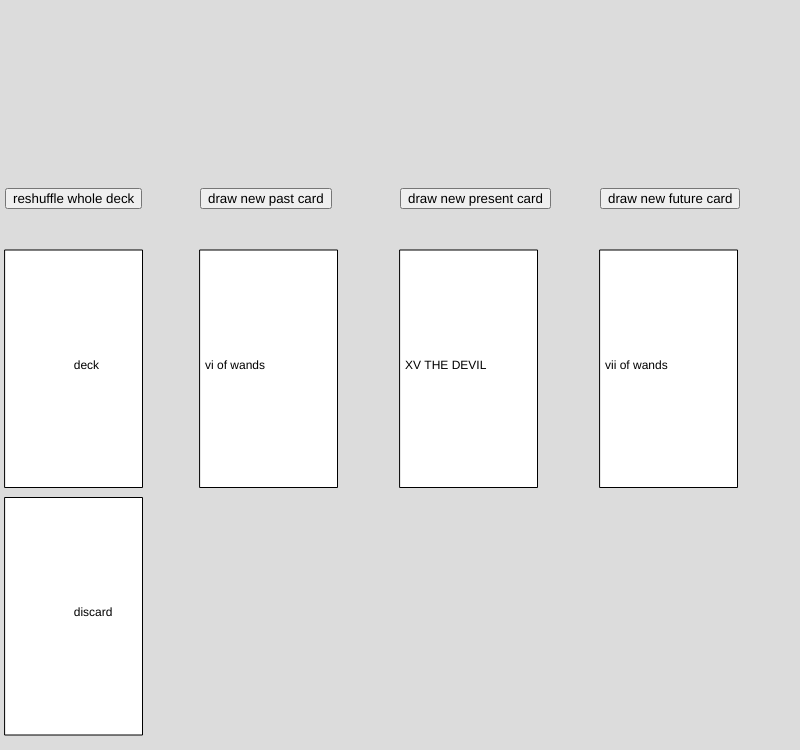
Frame 1 (no input)
Frame 60 (no input): identical to frame 1, image omitted
Frame 120 (the mouse pressed at the canvas centre since frame 60): identical to frame 1, image omitted

The p5.js sketch that drew this single still picture (run headless with seeded random() and noise() and a simulated clock; from frame 60 on, the mouse is pressed at the canvas centre):

// p5.js sketch
// ── sketch.js
// Cards have names and orientations
class Card {
  constructor(name, orientation) {
    this.name = name;
    this.orientation = orientation;
  }

  getName() {
    return `${this.name}`;
  }

  getOrientation() {
    return `${this.orientation}`;
  }

  toString() {
    return `${this.orientation} ${this.name}`;
  }
}

// Decks are just arrays of cards
class Deck {
  constructor() {
    this.cards = [];
  }

  toString() {
    cards.forEach((card) => console.log(card.toString()));
  }
}

// decks and hands
let deck = [];
let discard = [];
let cardOne = null;
let cardTwo = null;
let cardThree = null;
let hand = [cardOne, cardTwo, cardThree];

// buttons
let shuffleButton;
let pastButton;
let presentButton;
let futureButton;

// positions
let buttonY;
let cardY;
let deckX;
let pastX;
let presentX;
let futureX;
let deckPosition;
let pastPosition;
let presentPosition;
let futurePosition;

//card size
let cardWidth = 275 / 2;
let cardHeight = 475 / 2;

// flags for visuals
let pastSelect = false;
let presentSelect = false;
let futureSelect = false;

function setPositions() {
  buttonY = height / 4;
  cardY = height / 3;
  deckX = 5;
  pastX = width / 4;
  presentX = width / 2;
  futureX = (3 * width) / 4;
  deckPosition = [deckX, cardY];
  pastPosition = [pastX, cardY];
  presentPosition = [presentX, cardY];
  futurePosition = [futureX, cardY];
}

function makeDeck() {
  deck = [
    new Card("0 THE FOOL", "upright"),
    new Card("I THE MAGICIAN", "upright"),
    new Card("II THE HIGH PRIESTESS", "upright"),
    new Card("III THE EMPRESS", "upright"),
    new Card("IV THE EMPEROR", "upright"),
    new Card("V THE HIEROPHANT", "upright"),
    new Card("VI THE LOVERS", "upright"),
    new Card("VII THE CHARIOT", "upright"),
    new Card("VIII STRENGTH", "upright"),
    new Card("IX THE HERMIT", "upright"),
    new Card("X WHEEL OF FORTUNE", "upright"),
    new Card("XI JUSTICE", "upright"),
    new Card("XII THE HANGED MAN", "upright"),
    new Card("XIII DEATH", "upright"),
    new Card("XIV TEMPERANCE", "upright"),
    new Card("XV THE DEVIL", "upright"),
    new Card("XVI THE TOWER", "upright"),
    new Card("XVII THE STAR", "upright"),
    new Card("XVIII THE MOON", "upright"),
    new Card("XIX THE SUN", "upright"),
    new Card("XX JUDGEMENT", "upright"),
    new Card("XXI THE WORLD", "upright"),
    new Card("ace of cups", "upright"),
    new Card("ii of cups", "upright"),
    new Card("iii of cups", "upright"),
    new Card("iv of cups", "upright"),
    new Card("v of cups", "upright"),
    new Card("vi of cups", "upright"),
    new Card("vii of cups", "upright"),
    new Card("viii of cups", "upright"),
    new Card("ix of cups", "upright"),
    new Card("x of cups", "upright"),
    new Card("page of cups", "upright"),
    new Card("knight of cups", "upright"),
    new Card("queen of cups", "upright"),
    new Card("king of cups", "upright"),
    new Card("ace of pentacles", "upright"),
    new Card("ii of pentacles", "upright"),
    new Card("iii of pentacles", "upright"),
    new Card("iv of pentacles", "upright"),
    new Card("v of pentacles", "upright"),
    new Card("vi of pentacles", "upright"),
    new Card("vii of pentacles", "upright"),
    new Card("viii of pentacles", "upright"),
    new Card("ix of pentacles", "upright"),
    new Card("x of pentacles", "upright"),
    new Card("page of pentacles", "upright"),
    new Card("knight of pentacles", "upright"),
    new Card("queen of pentacles", "upright"),
    new Card("king of pentacles", "upright"),
    new Card("ace of wands", "upright"),
    new Card("ii of wands", "upright"),
    new Card("iii of wands", "upright"),
    new Card("iv of wands", "upright"),
    new Card("v of wands", "upright"),
    new Card("vi of wands", "upright"),
    new Card("vii of wands", "upright"),
    new Card("viii of wands", "upright"),
    new Card("ix of wands", "upright"),
    new Card("x of wands", "upright"),
    new Card("page of wands", "upright"),
    new Card("knight of wands", "upright"),
    new Card("queen of wands", "upright"),
    new Card("king of wands", "upright"),
    new Card("ace of swords", "upright"),
    new Card("ii of swords", "upright"),
    new Card("iii of swords", "upright"),
    new Card("iv of swords", "upright"),
    new Card("v of swords", "upright"),
    new Card("vi of swords", "upright"),
    new Card("vii of swords", "upright"),
    new Card("viii of swords", "upright"),
    new Card("ix of swords", "upright"),
    new Card("x of swords", "upright"),
    new Card("page of swords", "upright"),
    new Card("knight of swords", "upright"),
    new Card("queen of swords", "upright"),
    new Card("king of swords", "upright"),
  ];
}

function makeButtons() {
  shuffleButton = createButton("reshuffle whole deck");
  shuffleButton.position(deckX, buttonY);

  pastButton = createButton("draw new past card");
  pastButton.position(pastX, buttonY);

  presentButton = createButton("draw new present card");
  presentButton.position(presentX, buttonY);

  futureButton = createButton("draw new future card");
  futureButton.position(futureX, buttonY);
}

function connectButtons() {
  shuffleButton.mousePressed(() => {
    shuffleDeck();
  });

  pastButton.mousePressed(() => {
    if (deck.length > 0) {
      drawPastCard();
    }
  });

  presentButton.mousePressed(() => {
    if (deck.length > 0) {
      drawPresentCard();
    }
  });

  futureButton.mousePressed(() => {
    if (deck.length > 0) {
      drawFutureCard();
    }
  });
}

function shuffleDeck() {
  hand = [];
  discard = [];
  makeDeck();
  deck = shuffle(deck);
}

function addHandToDeck() {
  if (hand.length > 0) {
    deck.push(hand);
    addHandToDeck();
  }
}

function addDiscardToDeck() {
  if (discard.length > 0) {
    deck.push(discard);
    addDiscardToDeck();
  }
}

function drawPastCard() {
  if (hand[0] !== null) {
    discard.push(hand[0]);
  }
  hand[0] = deck.pop();
}

function drawPresentCard() {
  if (hand[1] !== null) {
    discard.push(hand[1]);
  }
  hand[1] = deck.pop();
}

function drawFutureCard() {
  if (hand[2] !== null) {
    discard.push(hand[2]);
  }
  hand[2] = deck.pop();
}

function printHand() {
  let handString = "";

  if (hand[0] !== null) {
    handString += "(past) " + hand[0].getName() + " \n";
  } else {
    handString += "(past) XXII THE ERROR \n";
  }

  if (hand[1] !== null) {
    handString += "(present) " + hand[1].getName() + " \n";
  } else {
    handString += "(present) XXII THE ERROR \n";
  }

  if (hand[2] !== null) {
    handString += "(future) " + hand[2].getName() + " \n";
  } else {
    handString += "(future) XXII THE ERROR \n";
  }

  return handString;
}

function displayCards() {
  if (deck.length > 0) {
    rect(deckPosition[0], deckPosition[1], cardWidth, cardHeight);
    text(
      "deck",
      deckPosition[0] + cardWidth / 2,
      deckPosition[1] + cardHeight / 2
    );
  }

  if (discard.length > 0) {
    rect(
      deckPosition[0],
      deckPosition[1] + cardHeight + 10,
      cardWidth,
      cardHeight
    );
    text(
      "discard",
      deckPosition[0] + cardWidth / 2,
      deckPosition[1] + cardHeight + 10 + cardHeight / 2
    );
  }

  if (pastSelect) {
    rect(
      pastPosition[0],
      pastPosition[1] + cardHeight + 10,
      cardWidth,
      cardHeight
    );
    if (hand[0] !== undefined) {
      text(
        hand[0].toString(),
        pastPosition[0] + 5,
        pastPosition[1] + cardHeight + 10 + cardHeight / 2
      );
    }
  } else {
    rect(pastPosition[0], pastPosition[1], cardWidth, cardHeight);
    if (hand[0] !== undefined) {
      text(
        hand[0].getName(),
        pastPosition[0] + 5,
        pastPosition[1] + cardHeight / 2
      );
    }
  }

  if (presentSelect) {
    rect(
      presentPosition[0],
      presentPosition[1] + cardHeight + 10,
      cardWidth,
      cardHeight
    );
    if (hand[1] !== undefined) {
      text(
        hand[1].getName(),
        presentPosition[0] + cardWidth / 2,
        presentPosition[1] + cardHeight + 10 + cardHeight / 4
      );
    }
  } else {
    rect(presentPosition[0], presentPosition[1], cardWidth, cardHeight);
    if (hand[1] !== undefined) {
      text(
        hand[1].getName(),
        presentPosition[0] + 5,
        presentPosition[1] + cardHeight / 2
      );
    }
  }

  if (futureSelect) {
    rect(
      futurePosition[0],
      futurePosition[1] + cardHeight + 10,
      cardWidth,
      cardHeight
    );
    if (hand[2] !== undefined) {
      text(
        hand[2].getName(),
        futurePosition[0] + 5,
        futurePosition[1] + cardHeight + 10 + cardHeight / 2
      );
    }
  } else {
    rect(futurePosition[0], futurePosition[1], cardWidth, cardHeight);
    if (hand[2] !== undefined) {
      text(
        hand[2].getName(),
        futurePosition[0] + 5,
        futurePosition[1] + cardHeight / 2
      );
    }
  }
}

function setup() {
  createCanvas(800, 750);

  setPositions();
  
  makeButtons();
  connectButtons();

  // setting up major and minor decks
  makeDeck();
  shuffleDeck();
  drawPastCard();
  drawPresentCard();
  drawFutureCard();
}

function draw() {
  background(220);

  displayCards();

  // text(printHand(), width/8, 5*height/6);
}
